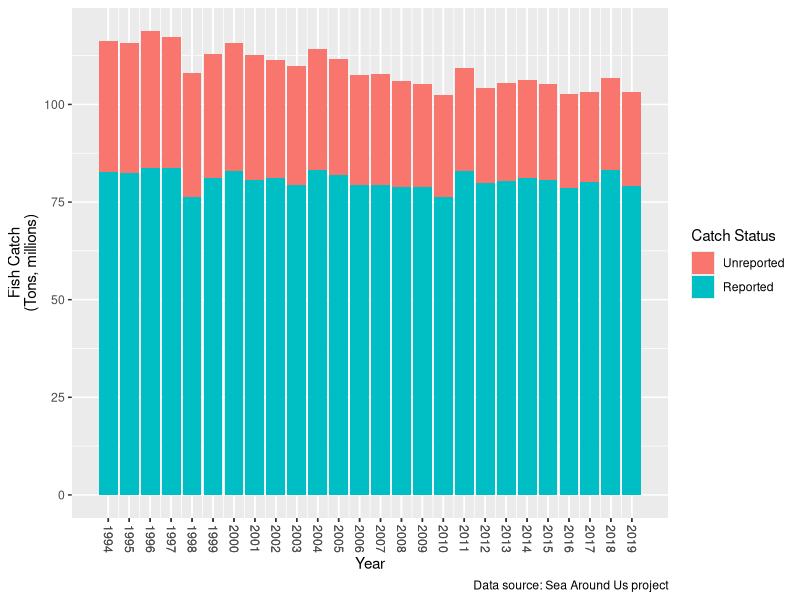
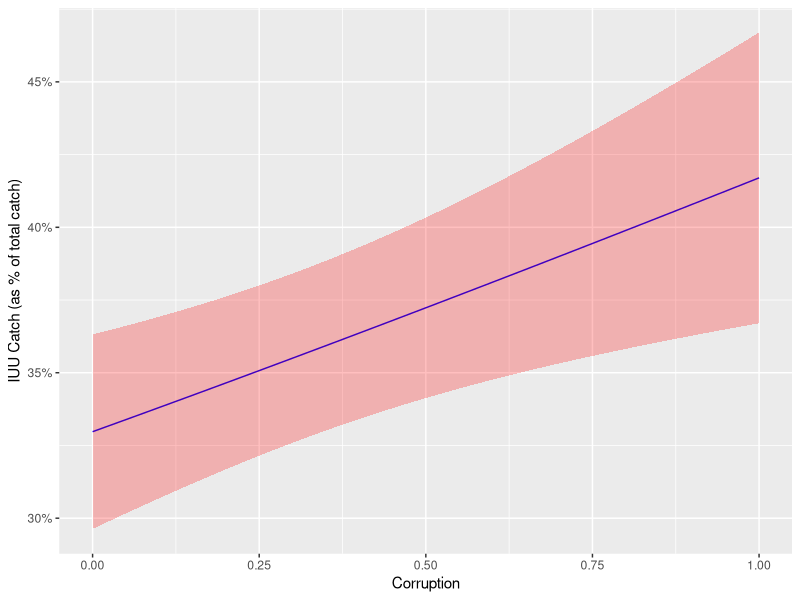
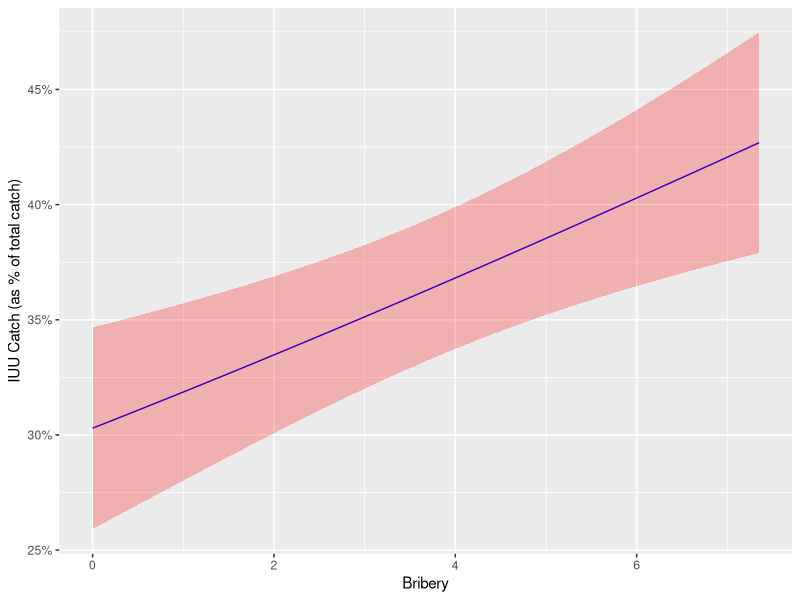
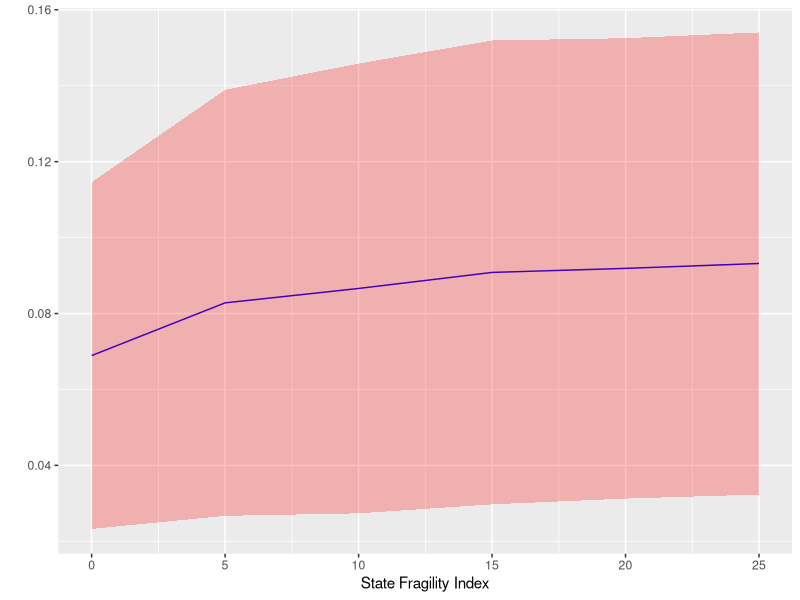

Write the R code that produced these figures, in order.
## ---- chunk 1
#| label: iuu-map
#| include: false

library(tidyverse)
library(sf)

glob_data <- read_csv("global_catch.csv")
subs_eff <- read_csv("subs_effects.csv")
subs_eff2 <- read_csv("subs_effects2.csv")
ame_sfi <- read_csv("ame_sfi.csv")

glob_data <- glob_data %>% mutate(catch = catch / 1000000)

## ---- chunk 2
#| label: fig-global-chart
#| fig-cap: Total Global Fish Catch

ggplot(glob_data, 
       aes(fill = factor(reporting_status, levels = c("Unreported", "Reported")), 
           x = year, y = catch)) +
  geom_bar(position = "stack", stat = "identity") +
  scale_fill_discrete(name = "Catch Status") +
  scale_x_continuous(breaks = glob_data$year) +
  theme(axis.text.x = element_text(angle = 270, vjust = 0.5)) + 
  labs(x = "Year", y = "Fish Catch\n(Tons, millions)", 
       caption = "Data source: Sea Around Us project")
## ---- chunk 3
#| label: fig-effects
#| fig-cap: Effects of Corruption on Predicted IUU Rate

ggplot(data = subs_eff, aes(x = vdem.corr, y = fit)) + 
  geom_line(color = "blue") +
  geom_ribbon(data = subs_eff, aes(ymax = ci_u, ymin = ci_l), fill = "red", 
              alpha = .25) +
  labs(x = "Corruption", y = "IUU Catch (as % of total catch)") +
  scale_y_continuous(labels = scales::percent)

## ---- chunk 4
#| label: fig-bribe
#| fig-cap: Effects of Bribery on Predicted IUU Rate

ggplot(data = subs_eff2, aes(x = bribe, y = fit)) + 
  geom_line(color = "blue") +
  geom_ribbon(data = subs_eff2, aes(ymax = ci_u, ymin = ci_l), fill = "red", 
              alpha = .25) +
  labs(x = "Bribery", y = "IUU Catch (as % of total catch)") +
  scale_y_continuous(labels = scales::percent)
## ---- chunk 5
#| label: fig-sfi
#| fig-cap: Marginal Effects of Corruption by State Weakness

ggplot(data = ame_sfi, aes(x = sfi, y = ame)) + 
  geom_line(color = "blue") +
  geom_ribbon(data = ame_sfi, aes(ymax = ci_u, ymin = ci_l), fill = "red", 
              alpha = .25) +
  labs(x = "State Fragility Index", y = "")
